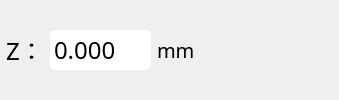
                       <widget class="QWidget" name="widget_22" native="true">
                        <layout class="QHBoxLayout" name="horizontalLayout_17">
                         <property name="spacing">
                          <number>6</number>
                         </property>
                         <property name="leftMargin">
                          <number>6</number>
                         </property>
                         <property name="topMargin">
                          <number>6</number>
                         </property>
                         <property name="rightMargin">
                          <number>6</number>
                         </property>
                         <property name="bottomMargin">
                          <number>6</number>
                         </property>
                         <item>
                          <widget class="QLabel" name="label_12">
                           <property name="styleSheet">
                            <string notr="true">font:bold  &quot;Times New Roman&quot;;    
font-family:Microsoft Yahei;
font-size:24px; 
border-width:0px;</string>
                           </property>
                           <property name="text">
                            <string>Z：</string>
                           </property>
                          </widget>
                         </item>
                         <item>
                          <widget class="QDoubleSpinBox" name="doubleSpinBox_Position_Z">
                           <property name="font">
                            <font>
                             <family>24px</family>
                             <pointsize>-1</pointsize>
                             <weight>50</weight>
                             <italic>false</italic>
                             <bold>false</bold>
                            </font>
                           </property>
                           <property name="contextMenuPolicy">
                            <enum>Qt::DefaultContextMenu</enum>
                           </property>
                           <property name="acceptDrops">
                            <bool>false</bool>
                           </property>
                           <property name="autoFillBackground">
                            <bool>false</bool>
                           </property>
                           <property name="styleSheet">
                            <string notr="true">font:  &quot;Times New Roman&quot;;
font-size:24px;  
border-radius:6px;
border-width:2px;
border-style:solid;
border-color:white;

</string>
                           </property>
                           <property name="frame">
                            <bool>true</bool>
                           </property>
                           <property name="buttonSymbols">
                            <enum>QAbstractSpinBox::NoButtons</enum>
                           </property>
                           <property name="decimals">
                            <number>3</number>
                           </property>
                           <property name="maximum">
                            <double>999.990000000000009</double>
                           </property>
                           <property name="singleStep">
                            <double>0.001000000000000</double>
                           </property>
                           <property name="stepType">
                            <enum>QAbstractSpinBox::DefaultStepType</enum>
                           </property>
                          </widget>
                         </item>
                         <item>
                          <widget class="QLabel" name="label_13">
                           <property name="styleSheet">
                            <string notr="true">border:none;
font:bold  &quot;Times New Roman&quot;;    
font-family:Microsoft Yahei;
font-size:20px;  
border-width:0px;
</string>
                           </property>
                           <property name="text">
                            <string>mm</string>
                           </property>
                          </widget>
                         </item>
                         <item>
                          <widget class="QPushButton" name="Minius_Z">
                           <property name="styleSheet">
                            <string notr="true">QPushButton
{
    font-family:Microsoft Yahei;
    color:white;
    background-color:rgb(14 , 150 , 254);
    border-radius:5px;
	border-radius:3px;
	border-width:2px;
	border-style:solid;
	border-color:rgb(179, 179, 255);
}

QPushButton:hover
{
    background-color:rgb(44 , 137 , 255);
}

QPushButton:pressed
{
    background-color:rgb(14 , 135 , 228);
    padding-left:3px;
    padding-top:3px;
}
QPushButton:disabled
{
    background-color:grey;
}
border:none;</string>
                           </property>
                           <property name="text">
                            <string/>
                           </property>
                           <property name="icon">
                            <iconset resource="resources/resources.qrc">
                             <normaloff>:/icons/icons/minius.svg</normaloff>:/icons/icons/minius.svg</iconset>
                           </property>
                           <property name="iconSize">
                            <size>
                             <width>40</width>
                             <height>40</height>
                            </size>
                           </property>
                           <property name="flat">
                            <bool>true</bool>
                           </property>
                          </widget>
                         </item>
                         <item>
                          <widget class="QPushButton" name="Plus_Z">
                           <property name="styleSheet">
                            <string notr="true">QPushButton
{
    font-family:Microsoft Yahei;
    color:white;
    background-color:rgb(14 , 150 , 254);
    border-radius:5px;
	border-radius:3px;
	border-width:2px;
	border-style:solid;
	border-color:rgb(179, 179, 255);
}

QPushButton:hover
{
    background-color:rgb(44 , 137 , 255);
}

QPushButton:pressed
{
    background-color:rgb(14 , 135 , 228);
    padding-left:3px;
    padding-top:3px;
}
QPushButton:disabled
{
    background-color:grey;
}
border:none;</string>
                           </property>
                           <property name="text">
                            <string/>
                           </property>
                           <property name="icon">
                            <iconset resource="resources/resources.qrc">
                             <normaloff>:/icons/icons/plus.svg</normaloff>:/icons/icons/plus.svg</iconset>
                           </property>
                           <property name="iconSize">
                            <size>
                             <width>40</width>
                             <height>40</height>
                            </size>
                           </property>
                           <property name="flat">
                            <bool>true</bool>
                           </property>
                          </widget>
                         </item>
                         <item>
                          <widget class="QPushButton" name="Zero_Z">
                           <property name="styleSheet">
                            <string notr="true">QPushButton
{
    font-family:Microsoft Yahei;
    color:white;
    background-color:rgb(14 , 150 , 254);
    border-radius:5px;
	border-radius:3px;
	border-width:2px;
	border-style:solid;
	border-color:rgb(179, 179, 255);
}

QPushButton:hover
{
    background-color:rgb(44 , 137 , 255);
}

QPushButton:pressed
{
    background-color:rgb(14 , 135 , 228);
    padding-left:3px;
    padding-top:3px;
}
QPushButton:disabled
{
    background-color:grey;
}
border:none;</string>
                           </property>
                           <property name="text">
                            <string/>
                           </property>
                           <property name="icon">
                            <iconset resource="resources/resources.qrc">
                             <normaloff>:/icons/icons/zero.svg</normaloff>:/icons/icons/zero.svg</iconset>
                           </property>
                           <property name="iconSize">
                            <size>
                             <width>40</width>
                             <height>40</height>
                            </size>
                           </property>
                           <property name="flat">
                            <bool>true</bool>
                           </property>
                          </widget>
                         </item>
                        </layout>
                       </widget>
